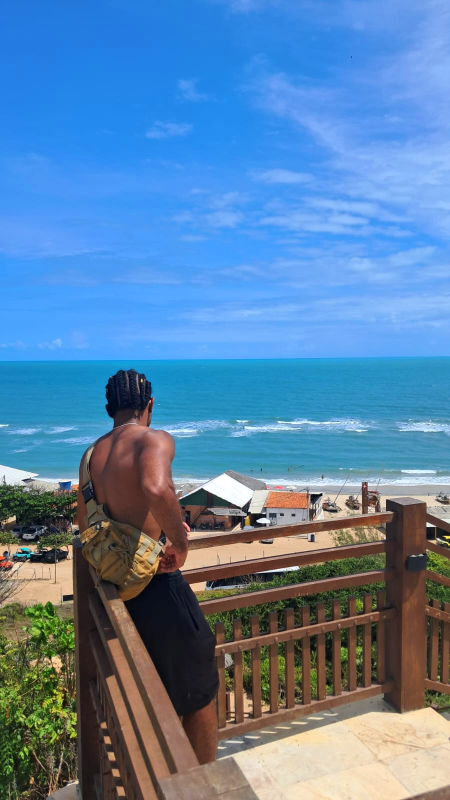
#> input picture inputs/1770040453456.jpg, 900 x 1600 px (shown at 1/2 size); its folder holds only this picture in this run
$ python -i image_processor.py   (imports and definitions only)
#> lines starting #> are read from the running program, lines starting #| are printed output that depends on the picture
"""
image_processor.py - Processador de imagens COMPLETO
"""

from PIL import Image, ImageEnhance, ImageFilter, ImageOps
import os
from datetime import datetime

from .core import FORMATS, QUALITY_LEVELS, INPUT_DIR, OUTPUT_DIR, BACKGROUND_COLORS

class ImageProcessor:
    """Processador de imagens com TODOS os formatos"""

    def resize_with_format(self, image_path, output_format, quality_level='high', method='fit'):
        """
        Redimensiona imagem SEM DISTORÇÃO para formato escolhido
        """
#> called with image_path = '../inputs/1770040453456.jpg', output_format = 'out.png', quality_level = 'high', method = 'fit'
        try:
            filename = os.path.basename(image_path)
            print(f"\n📸 Processando: {filename}")

            with Image.open(image_path) as img:
#> img is the input picture: PIL image 900x1600 RGB; mean R, G, B 91.3, 130.7, 168.3
                original_size = (img.width, img.height)
#> original_size = (900, 1600)
                original_ratio = img.width / img.height
#> original_ratio = 0.562

                print(f"   📏 Original: {original_size[0]}x{original_size[1]}")
#|    📏 Original: 900x1600
                print(f"   📐 Proporção: {original_ratio:.2f}:1")
#|    📐 Proporção: 0.56:1

                # Converter para RGB se necessário
                if img.mode != 'RGB':
                    if img.mode == 'RGBA':
                        background = Image.new('RGB', img.size, (255, 255, 255))
                        background.paste(img, mask=img.split()[-1])
                        img = background
                    else:
                        img = img.convert('RGB')

                # Obter tamanho alvo
                target_size = FORMATS.get(output_format, (1080, 1080))
                target_ratio = target_size[0] / target_size[1]

                print(f"   🎯 Alvo: {target_size[0]}x{target_size[1]} ({output_format})")
                print(f"   📐 Proporção alvo: {target_ratio:.2f}:1")
                print(f"   ⚙️  Método: {method}")

                # Método 1: FIT - Mantém proporção, adiciona bordas
                if method == 'fit':
                    print("   🔄 Método FIT: Mantendo proporção com bordas")

                    # Calcular novo tamanho mantendo proporção
                    if original_ratio > target_ratio:
                        # Imagem é mais larga que o alvo
                        new_width = target_size[0]
                        new_height = int(target_size[0] / original_ratio)
                    else:
                        # Imagem é mais alta que o alvo
                        new_height = target_size[1]
                        new_width = int(target_size[1] * original_ratio)
#> new_width = 607

                    # Redimensionar mantendo proporção
                    img_resized = img.resize((new_width, new_height), Image.Resampling.LANCZOS)
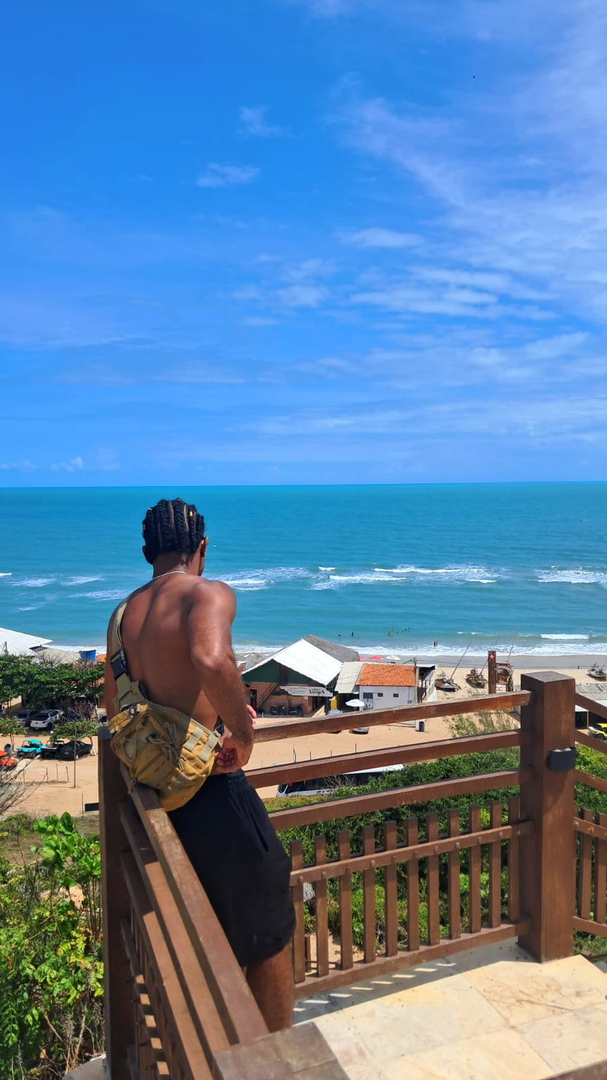
#> img_resized: PIL image 607x1080 RGB; mean R, G, B 91.3, 130.7, 168.3

                    # Criar imagem final com fundo
                    bg_color = BACKGROUND_COLORS['instagram']
                    final_img = Image.new('RGB', target_size, bg_color)
#> final_img: PIL image 1080x1080 RGB; every value is 250

                    # Centralizar imagem no fundo
                    offset = ((target_size[0] - new_width) // 2,
                             (target_size[1] - new_height) // 2)
#> offset = (236, 0)
                    final_img.paste(img_resized, offset)
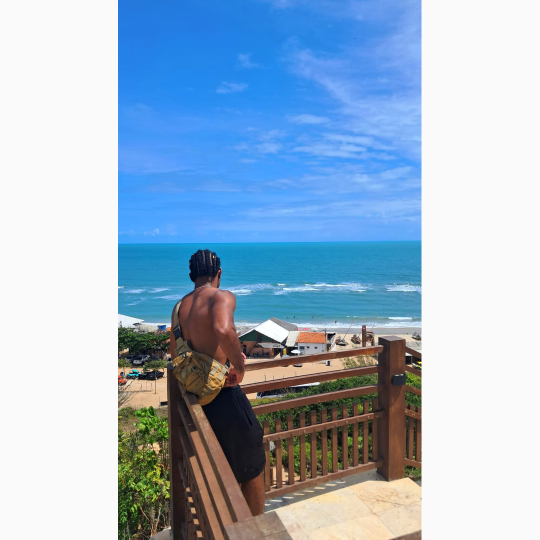
#> final_img: PIL image 1080x1080 RGB (shown at 1/2 size); mean R, G, B 160.8, 183, 204.1

                    img = final_img

                # Método 2: CROP - Corta para encaixar perfeitamente
                elif method == 'crop':
                    print("   🔄 Método CROP: Cortando para encaixar perfeitamente")

                    # Calcular área de corte
                    if original_ratio > target_ratio:
                        # Imagem é mais larga - cortar laterais
                        new_height = img.height
                        new_width = int(img.height * target_ratio)
                        left = (img.width - new_width) // 2
                        top = 0
                    else:
                        # Imagem é mais alta - cortar topo/baixo
                        new_width = img.width
                        new_height = int(img.width / target_ratio)
                        left = 0
                        top = (img.height - new_height) // 2

                    # Aplicar corte
                    img_cropped = img.crop((left, top, left + new_width, top + new_height))

                    # Redimensionar para tamanho exato
                    img = img_cropped.resize(target_size, Image.Resampling.LANCZOS)

                # Melhorar qualidade
                if quality_level in ['high', 'ultra']:
                    print("   ✨ Aplicando melhorias de qualidade")
                    img = self.enhance_image(img, quality_level)

                # Preparar pasta de saída
                if output_format == 'stories':
                    output_folder = os.path.join(OUTPUT_DIR, 'stories')
                elif output_format == 'reels':
                    output_folder = os.path.join(OUTPUT_DIR, 'reels')
                else:
                    output_folder = os.path.join(OUTPUT_DIR, 'feed')

                os.makedirs(output_folder, exist_ok=True)

                # Gerar nome do arquivo
                name, ext = os.path.splitext(filename)
                timestamp = datetime.now().strftime('%Y%m%d_%H%M%S')
                output_name = f"{name}_{output_format}_{quality_level}_{method}_{timestamp}.jpg"
                output_path = os.path.join(output_folder, output_name)

                # Salvar com qualidade
                quality_value = QUALITY_LEVELS.get(quality_level, 92)
                img.save(output_path, 'JPEG',
                        quality=quality_value,
                        optimize=True,
                        progressive=True)

                print(f"   ✅ CONVERTIDO: {output_name}")
                print(f"   📁 Salvo em: {output_folder}")

                return output_path

        except Exception as e:
            print(f"   ❌ ERRO: {str(e)}")
            import traceback
            traceback.print_exc()
            return None

    def enhance_image(self, img, quality_level='high'):
        """Melhora qualidade da imagem"""
#> called with quality_level = 'high'
        if quality_level in ['high', 'ultra']:
            img = img.filter(ImageFilter.UnsharpMask(
                radius=1.5, percent=120, threshold=2
            ))
#> img: PIL image 1080x1080 RGB

            enhancer = ImageEnhance.Contrast(img)
            img = enhancer.enhance(1.05)

            enhancer = ImageEnhance.Brightness(img)
            img = enhancer.enhance(1.02)

            if quality_level == 'ultra':
                enhancer = ImageEnhance.Color(img)
                img = enhancer.enhance(1.03)

        return img

    # [46 lines left out: function convert_all_images, not called in this run]

>>> result = ImageProcessor().resize_with_format('../inputs/1770040453456.jpg', 'out.png')

$ run again, on inputs/1770040453470.jpg
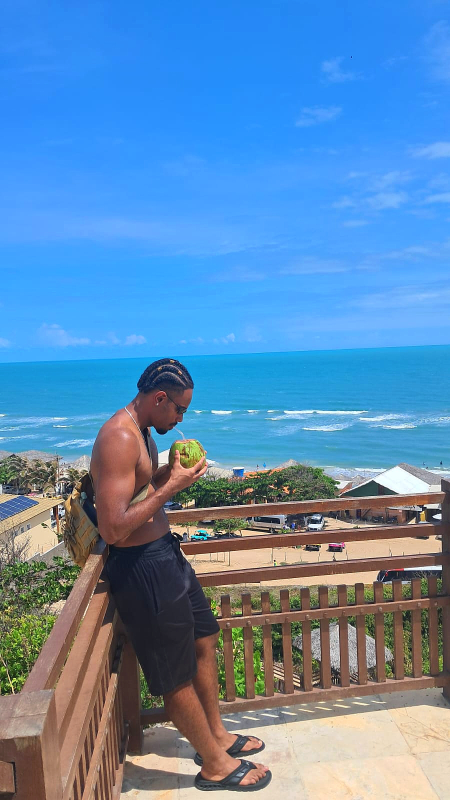
#> input picture inputs/1770040453470.jpg, 900 x 1600 px (shown at 1/2 size)
#> in resize_with_format, img is the input picture: PIL image 900x1600 RGB; mean R, G, B 95, 139.5, 181.3
#|    📏 Original: 900x1600
#|    📐 Proporção: 0.56:1
#> in resize_with_format, `img_resized = img.resize((new_width, new_height), Image.Resampling.LAN..`:
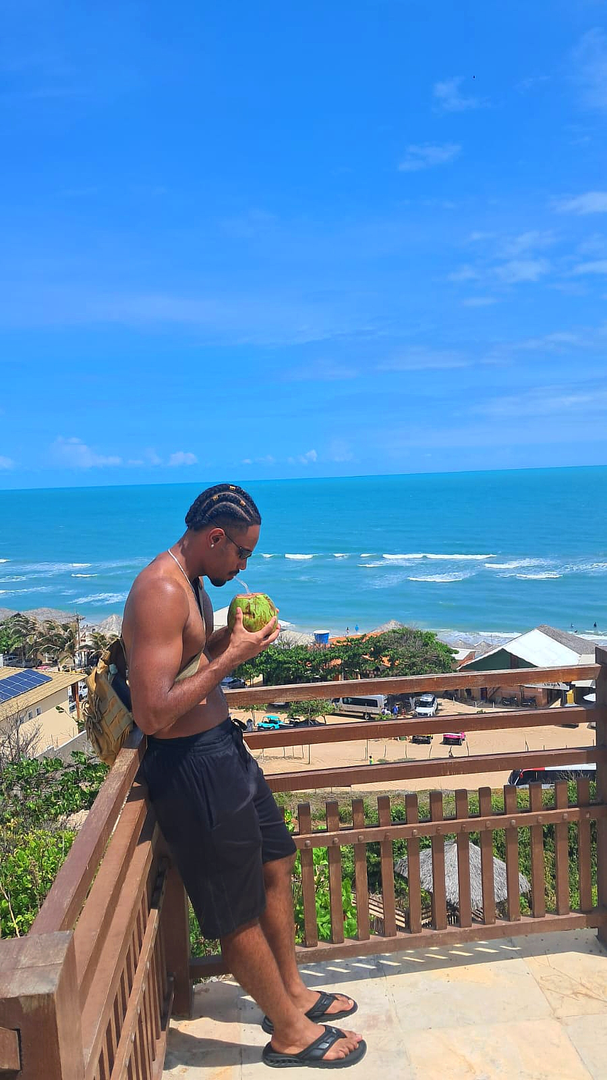
#> img_resized: PIL image 607x1080 RGB; mean R, G, B 95, 139.5, 181.3
#> in resize_with_format, `final_img.paste(img_resized, offset)`:
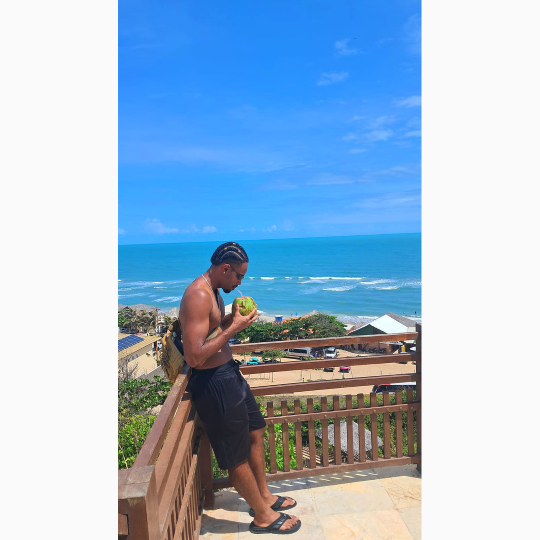
#> final_img: PIL image 1080x1080 RGB (shown at 1/2 size); mean R, G, B 162.9, 187.9, 211.4

$ run again, on inputs/1770040453596.jpg
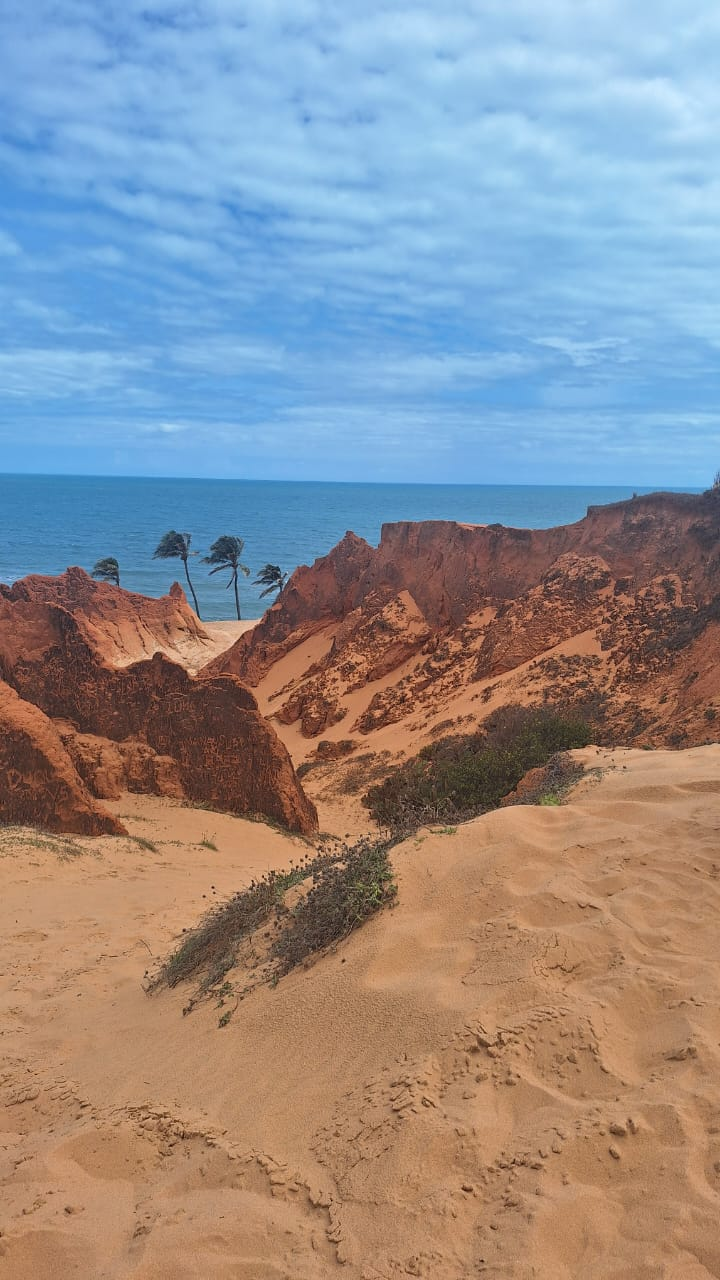
#> input picture inputs/1770040453596.jpg, 720 x 1280 px
#> in resize_with_format, img is the input picture: PIL image 720x1280 RGB; mean R, G, B 143.5, 142, 145.9
#|    📏 Original: 720x1280
#|    📐 Proporção: 0.56:1
#> in resize_with_format, `final_img.paste(img_resized, offset)`:
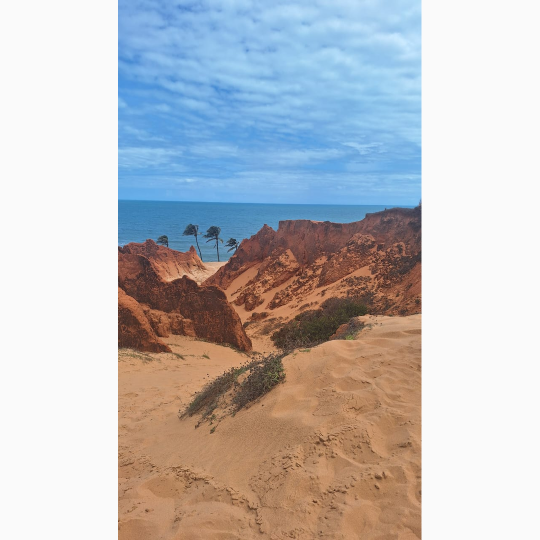
#> final_img: PIL image 1080x1080 RGB (shown at 1/2 size); mean R, G, B 190.2, 189.3, 191.5

$ run again, on inputs/1770040453637.jpg
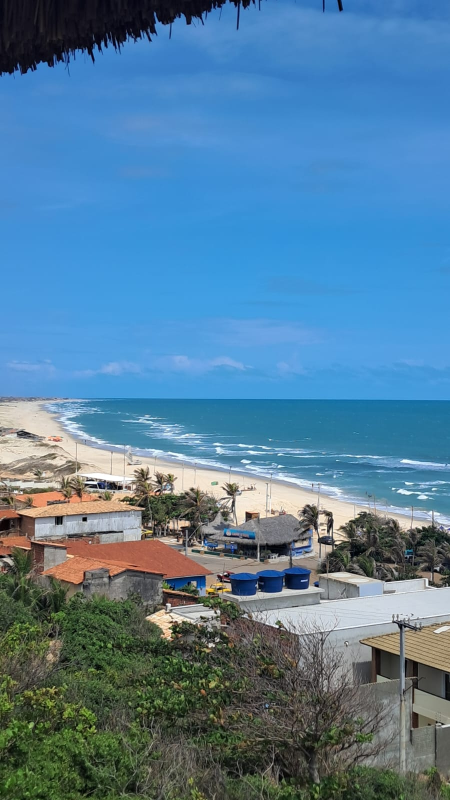
#> input picture inputs/1770040453637.jpg, 900 x 1600 px (shown at 1/2 size)
#> in resize_with_format, img is the input picture: PIL image 900x1600 RGB; mean R, G, B 84.3, 125.8, 155
#|    📏 Original: 900x1600
#|    📐 Proporção: 0.56:1
#> in resize_with_format, `img_resized = img.resize((new_width, new_height), Image.Resampling.LAN..`:
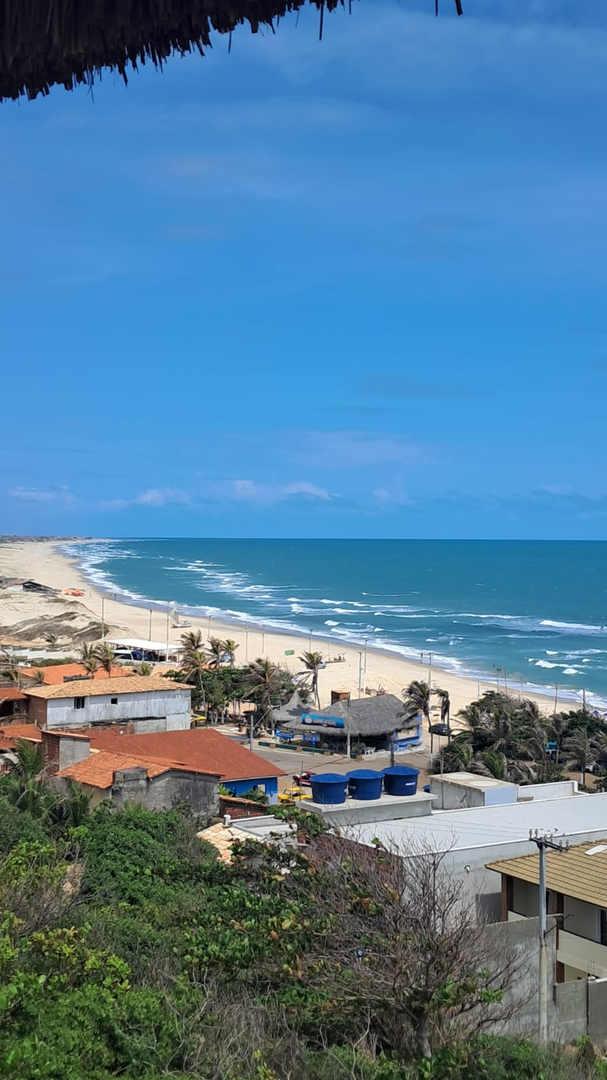
#> img_resized: PIL image 607x1080 RGB; mean R, G, B 84.3, 125.8, 155
#> in resize_with_format, `final_img.paste(img_resized, offset)`:
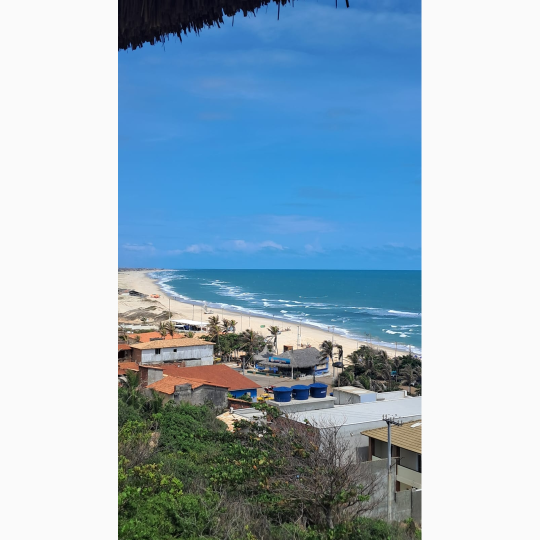
#> final_img: PIL image 1080x1080 RGB (shown at 1/2 size); mean R, G, B 156.9, 180.2, 196.6
